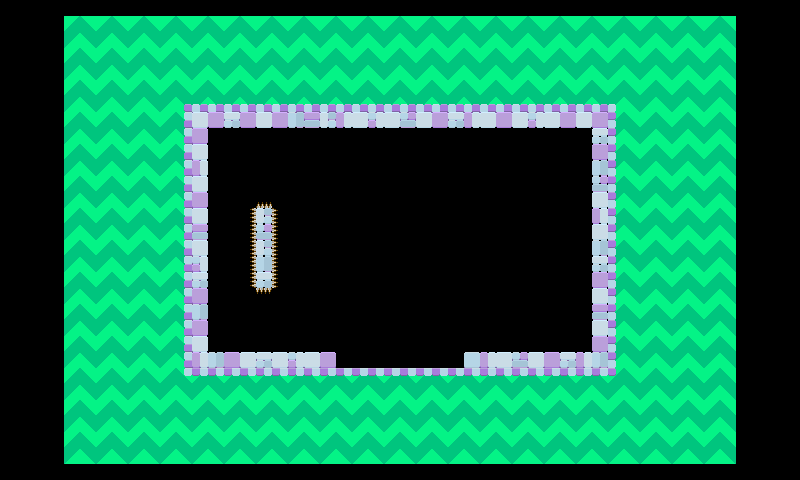

A 2D game scene composited from a Tiled map and its tileset images. What follows is a short description and the map's XML, with each tile layer's data collapsed to a summary:
An orthogonal 50x30 tile map with 16x16 px tiles, 2 tile layers (Tile Layer 2, Tile Layer 1) and 7 objects (4x Refill, CueBubble).

<map version="1.10" tiledversion="1.11.0" orientation="orthogonal" renderorder="right-down" width="50" height="30" tilewidth="16" tileheight="16" infinite="0" nextlayerid="4" nextobjectid="40">
 <editorsettings>
  <export target="level4.lua" format="lua" />
 </editorsettings>
 <tileset firstgid="1" source="atlas.tsx" />
 <layer id="2" name="Tile Layer 2" width="50" height="30">
  <properties>
   <property name="IgnoreCollision" type="bool" value="true" />
  </properties>
  <data>[1500 cells, 818 non-empty, 8 distinct tile ids]</data>
 </layer>
 <layer id="1" name="Tile Layer 1" width="50" height="30">
  <data>[1500 cells, 177 non-empty, 22 distinct tile ids]</data>
 </layer>
 <objectgroup id="3" name="BubbleSpawn">
  <properties>
   <property name="Health" type="int" value="5" />
  </properties>
  <object id="3" name="CueBubble" gid="1" x="320" y="256" width="16" height="16">
   <properties>
    <property name="Health" type="int" value="8" />
   </properties>
  </object>
  <object id="15" gid="2" x="368" y="256" width="16" height="16">
   <properties>
    <property name="Health" type="int" value="2" />
   </properties>
  </object>
  <object id="25" name="Refill" gid="67" x="240" y="192" width="16" height="16" />
  <object id="35" gid="2" x="213.083" y="256.667" width="16" height="16">
   <properties>
    <property name="Health" type="int" value="1" />
   </properties>
  </object>
  <object id="37" name="Refill" gid="67" x="416" y="256" width="16" height="16" />
  <object id="38" name="Refill" gid="67" x="416" y="192" width="16" height="16" />
  <object id="39" name="Refill" gid="67" x="416" y="304" width="16" height="16" />
 </objectgroup>
</map>
